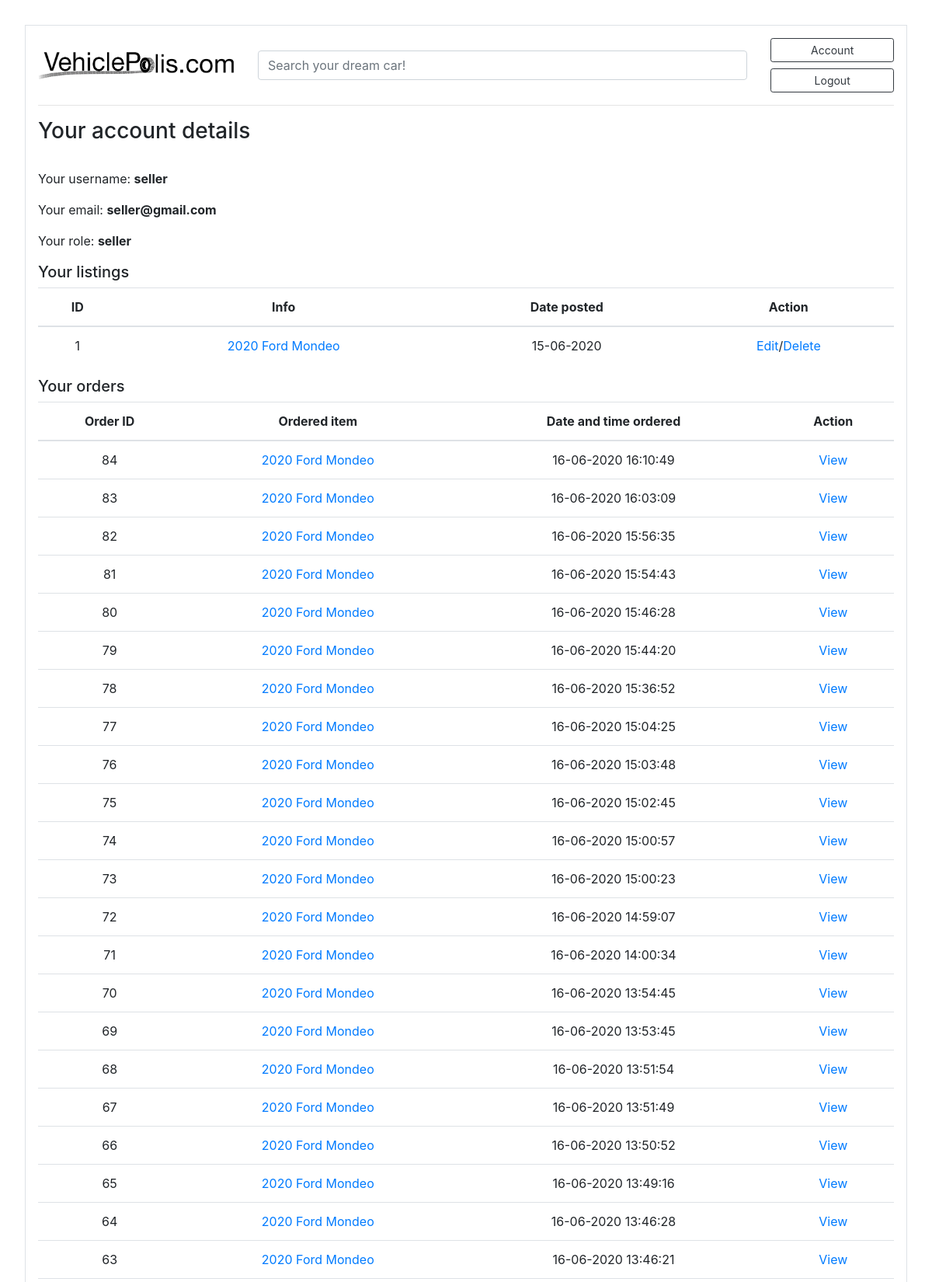
Page /account (signed in, upper part) on the committed database.
### marketplace/models.py (models this page shows, shortened)
class User(db.Model, UserMixin):
    id = db.Column(db.Integer, primary_key=True)
    username = db.Column(db.String(20), unique=True, nullable=False)
    email = db.Column(db.String(120), unique=True, nullable=False)
    password = db.Column(db.String(60), nullable=False)
    role = db.Column(db.String(10), unique=False, nullable=False) #not sure about this one, gotta figure out
    posts = db.relationship('Post', backref='author', lazy=True)
    orders = db.relationship('Order', backref='author', lazy=True)

class Post(db.Model):
    id = db.Column(db.Integer, primary_key=True)
    condition = db.Column(db.String(100), nullable=False)
    title = db.Column(db.String(100), nullable=False)
    make = db.Column(db.String(100), nullable=False)
    model = db.Column(db.String(100), nullable=False)
    price = db.Column(db.Integer(), nullable=False)
    year = db.Column(db.Integer(), nullable=False)
    ODO = db.Column(db.Integer(), nullable=False)
    category = db.Column(db.String(100), nullable=False)
    fuel = db.Column(db.String(100), nullable=False)
    transmission = db.Column(db.String(100), nullable=False)
    quantity = db.Column(db.Integer(), nullable=False)
    date_posted = db.Column(db.DateTime, nullable=False, default=datetime.now)
    description = db.Column(db.Text, nullable=True)
    image_file = db.Column(db.String(20), nullable=False, default='default.png')
    user_id = db.Column(db.Integer, db.ForeignKey('user.id'), nullable=False)
    orders = db.relationship('Order', backref='item', lazy=True)

class Order(db.Model):
    id = db.Column(db.Integer, primary_key=True)
    quantity = db.Column(db.Integer(), nullable=False)
    first_name = db.Column(db.String(100), nullable=False)
    last_name = db.Column(db.String(100), nullable=False)
    company_name = db.Column(db.String(100), nullable=True)
    address1 = db.Column(db.String(100), nullable=False)
    address2 = db.Column(db.String(100), nullable=False)
    suburb = db.Column(db.String(100), nullable=False)
    city = db.Column(db.String(100), nullable=False)
    state = db.Column(db.String(100), nullable=False)
    country = db.Column(db.String(100), nullable=False)
    phone = db.Column(db.String(100), nullable=False)
    email = db.Column(db.String(100), nullable=False)
    date_posted = db.Column(db.DateTime, nullable=False, default=datetime.now)
    item_id = db.Column(db.Integer, db.ForeignKey('post.id'), nullable=False)
    user_id = db.Column(db.Integer, db.ForeignKey('user.id'), nullable=False)

### marketplace/routes.py (the view)
@app.route("/account")
@login_required
def account():
    searchform = SearchForm()
    posts = Post.query.order_by(Post.id.desc()).filter(Post.author == current_user)
    orders = Order.query.order_by(Order.id.desc()).filter(Order.author == current_user)
    posts_count = Post.query.order_by(Post.id.desc()).filter(Post.author == current_user).count()
    orders_count = Order.query.order_by(Order.id.desc()).filter(Order.author == current_user).count()
    return render_template('account.html', searchform=searchform, posts=posts, orders=orders, posts_count=posts_count, orders_count=orders_count)

### marketplace/forms.py
class SearchForm(FlaskForm):
    text = StringField('Search')
    submit = SubmitField('Search')

### marketplace/models.py (called while the page is built)
@login_manager.user_loader
def load_user(user_id):
    return User.query.get(int(user_id))

### marketplace/templates/account.html
{% extends "base.html" %}
{% block content %}
<h3 class="account-heading">Your account details</h3>
<br>
<p class="text"> Your username: <b>{{ current_user.username }}</p></b>
<p class="text"> Your email: <b>{{ current_user.email }}</p></b>
<p class="text"> Your role: <b>{{ current_user.role }}</p></b>
<h5>Your listings</h5>
{% if posts_count %}
  <table class="table text-center">
    <thead>
      <tr>
        <th>ID</th>
        <th>Info</th>
        <th>Date posted</th>
        <th>Action</th>
      </tr>
    </thead>
    <tbody>
        {% for post in posts %}
      <tr>
        <td>{{post.id}}</td>
        <td> <a href="{{ url_for('post', post_id=post.id) }}"> {{post.year}} {{post.make}} {{post.model}}</a></td>
        <td>{{ post.date_posted.strftime('%d-%m-%Y') }}</td>
        <td><a href="{{ url_for('update_post', post_id=post.id) }}">Edit</a>/<a href="{{ url_for('delete_post', post_id=post.id) }}">Delete</a></td>
      </tr>
      {% endfor %}
    </tbody>
  </table>
{% else %}
  <p class="mb-2">You have no listings</p>
{% endif %}
<h5>Your orders</h5>
{% if orders_count %}
<table class="table text-center">
  <thead>
    <tr>
      <th>Order ID</th>
      <th>Ordered item</th>
      <th>Date and time ordered</th>
      <th>Action</th>
    </tr>
  </thead>
  <tbody>
    {% for order in orders %}
      <tr>
        <td>{{order.id}}</td>
        <td> <a href="{{ url_for('order_details', order_id=order.id) }}"> {{order.item.year}} {{order.item.make}} {{order.item.model}}</a></td>
        <td>{{ order.date_posted.strftime('%d-%m-%Y %H:%M:%S') }}</td>
        <td><a href="{{ url_for('order_details', order_id=order.id) }}">View</a></td>
      </tr>
    {% endfor %}
  </tbody>
</table>
{% else %}
<p class="mb-2">You have no orders</p>
{% endif %}
{% endblock content %}

### marketplace/static/CSS/styles.css (style rules this page uses)
body { margin:2rem; }

### rows in the picture
User: username "seller", email "seller@gmail.com", role "seller"
Post: id "1", year "2020", make "Ford", model "Mondeo", date_posted "15-06-2020"
Order: id "84", item.year "2020", item.make "Ford", item.model "Mondeo", date_posted "16-06-2020 16:10:49"
Order: id "83", item.year "2020", item.make "Ford", item.model "Mondeo", date_posted "16-06-2020 16:03:09"
Order: id "82", item.year "2020", item.make "Ford", item.model "Mondeo", date_posted "16-06-2020 15:56:35"
Order: id "81", item.year "2020", item.make "Ford", item.model "Mondeo", date_posted "16-06-2020 15:54:43"
Order: id "80", item.year "2020", item.make "Ford", item.model "Mondeo", date_posted "16-06-2020 15:46:28"
Order: id "79", item.year "2020", item.make "Ford", item.model "Mondeo", date_posted "16-06-2020 15:44:20"
Order: id "78", item.year "2020", item.make "Ford", item.model "Mondeo", date_posted "16-06-2020 15:36:52"
Order: id "77", item.year "2020", item.make "Ford", item.model "Mondeo", date_posted "16-06-2020 15:04:25"
Order: id "76", item.year "2020", item.make "Ford", item.model "Mondeo", date_posted "16-06-2020 15:03:48"
Order: id "75", item.year "2020", item.make "Ford", item.model "Mondeo", date_posted "16-06-2020 15:02:45"
Order: id "74", item.year "2020", item.make "Ford", item.model "Mondeo", date_posted "16-06-2020 15:00:57"
Order: id "73", item.year "2020", item.make "Ford", item.model "Mondeo", date_posted "16-06-2020 15:00:23"
Order: id "72", item.year "2020", item.make "Ford", item.model "Mondeo", date_posted "16-06-2020 14:59:07"
Order: id "71", item.year "2020", item.make "Ford", item.model "Mondeo", date_posted "16-06-2020 14:00:34"
Order: id "70", item.year "2020", item.make "Ford", item.model "Mondeo", date_posted "16-06-2020 13:54:45"
Order: id "69", item.year "2020", item.make "Ford", item.model "Mondeo", date_posted "16-06-2020 13:53:45"
Order: id "68", item.year "2020", item.make "Ford", item.model "Mondeo", date_posted "16-06-2020 13:51:54"
Order: id "67", item.year "2020", item.make "Ford", item.model "Mondeo", date_posted "16-06-2020 13:51:49"
Order: id "66", item.year "2020", item.make "Ford", item.model "Mondeo", date_posted "16-06-2020 13:50:52"
Order: id "65", item.year "2020", item.make "Ford", item.model "Mondeo", date_posted "16-06-2020 13:49:16"
Order: id "64", item.year "2020", item.make "Ford", item.model "Mondeo", date_posted "16-06-2020 13:46:28"
Order: id "63", item.year "2020", item.make "Ford", item.model "Mondeo", date_posted "16-06-2020 13:46:21"
